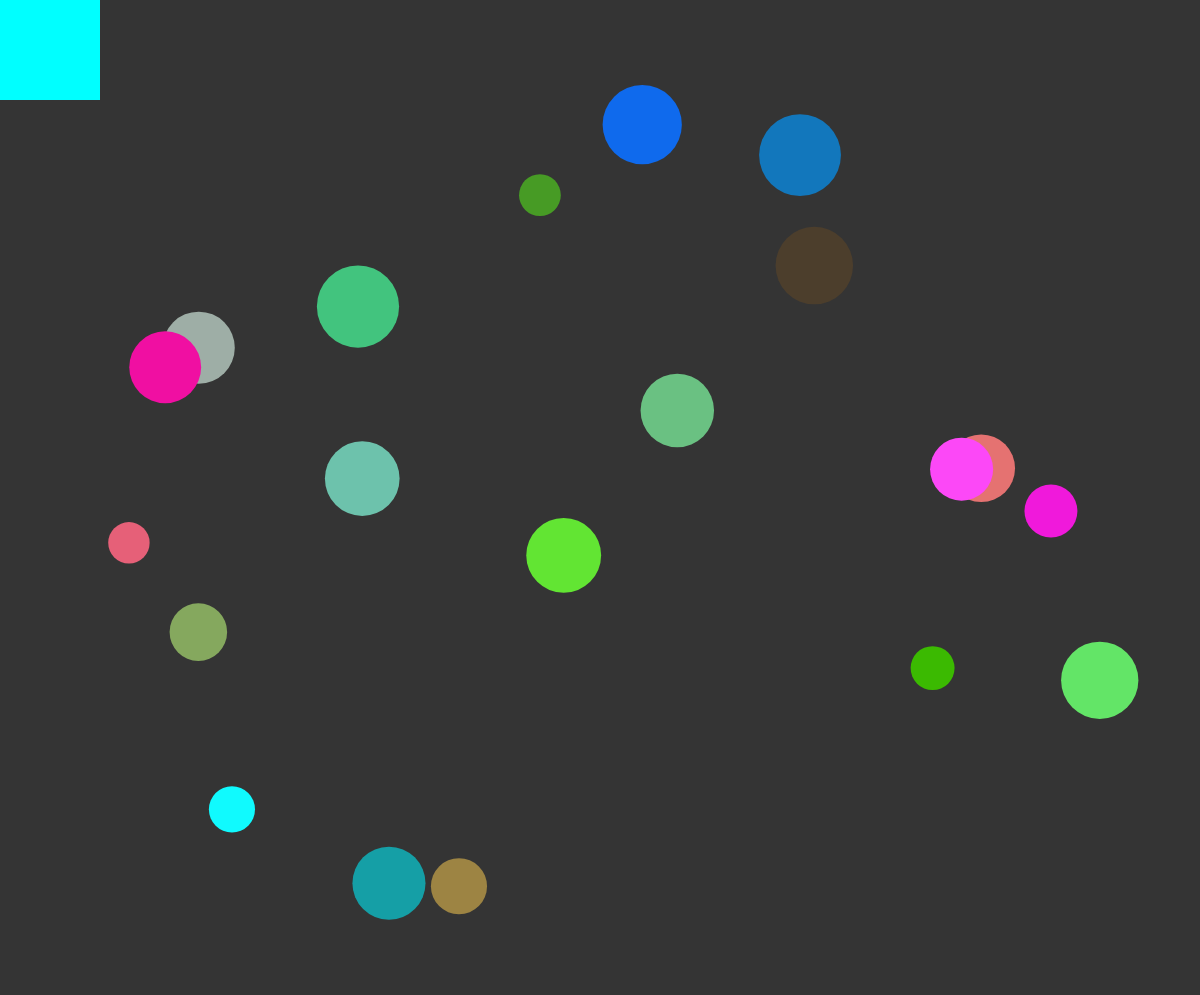
Frame 1 (no input)
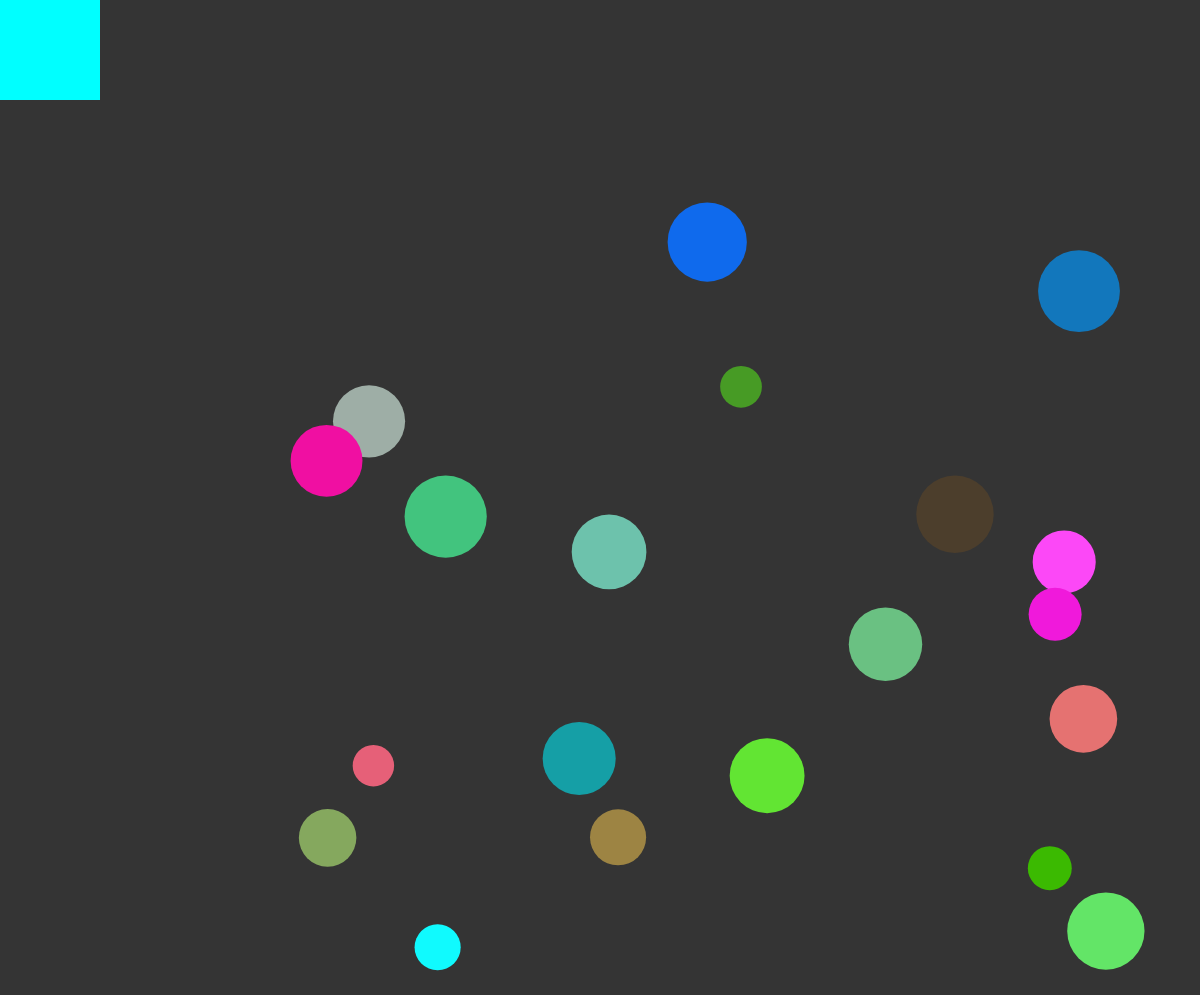
Frame 60 (no input)
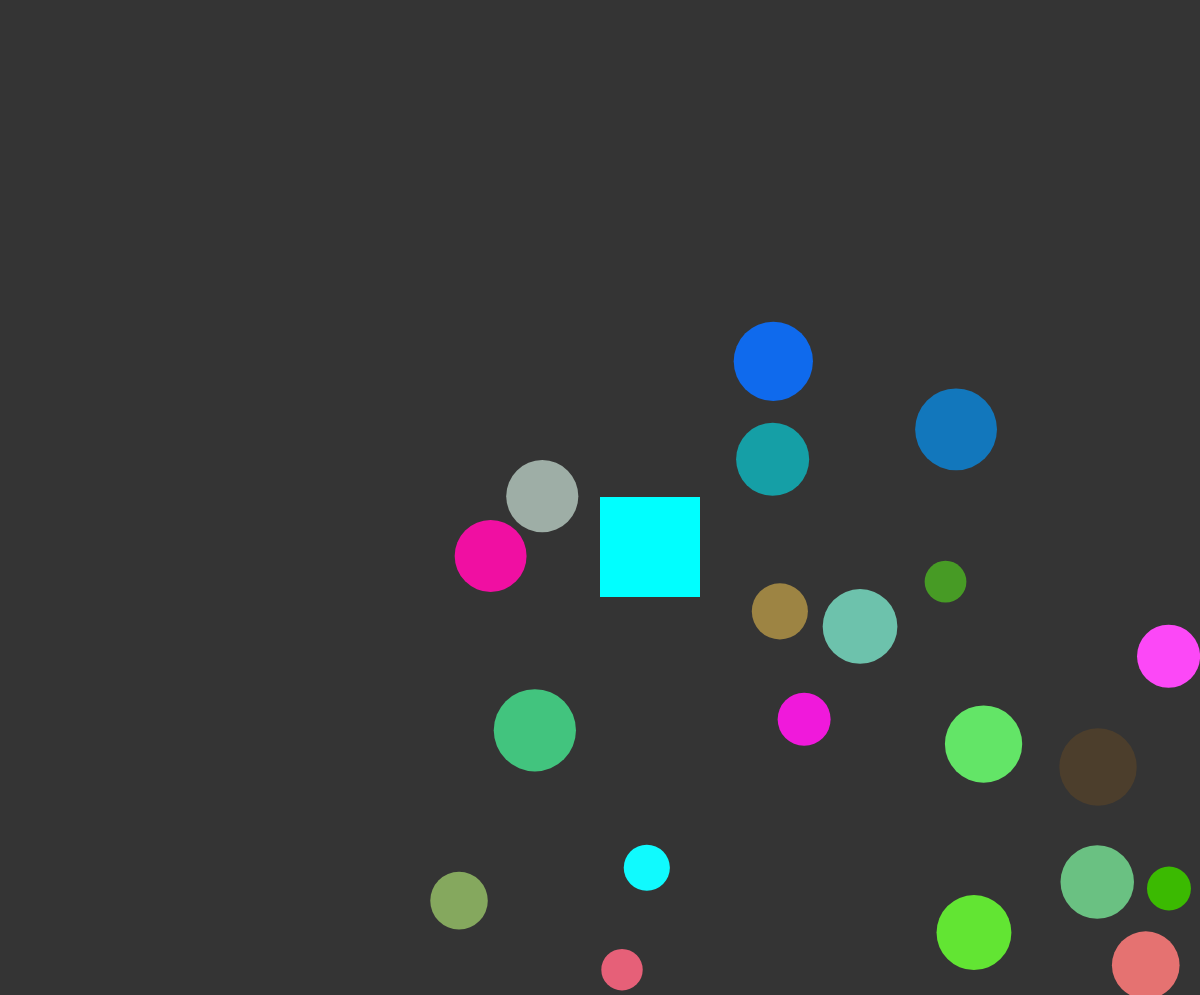
Frame 120 (the mouse pressed at the canvas centre since frame 60)

The p5.js sketch that drew these frames (run headless with seeded random() and noise() and a simulated clock; from frame 60 on, the mouse is pressed at the canvas centre):

// p5.js sketch
// ── sketch.js
var sqa = 100;

var balls = [];

class Ball{
    constructor(x, y, dia){
        this.x = x;
        this.y = y;
        this.dia = dia;
        this.xDir = random(1, 5);
        this.yDir = random(1, 5);
        this.r = random(0, 255);
        this.g = random(0, 255);
        this.b = random(0, 255);
    }

    move(){
        this.x+=this.xDir;
        this.y+=this.yDir;

        if(this.x < this.dia/2 || this.x > windowWidth - (this.dia/2)){
            this.xDir *= -1;
        }
        if(this.y < this.dia/2 || this.y > windowHeight - (this.dia/2)){
            this.yDir *= -1;
        }
    }

    display() {
        fill(this.r, this.g, this.b);
        noStroke();
        ellipse(this.x, this.y, this.dia, this.dia);

    }
}

function setup() {
    createCanvas(windowWidth, windowHeight-5);

    for(var i = 0; i < 20; i++){
        balls.push(new Ball(random(100, windowWidth-100), random(100, windowHeight-100), random(40, 90)))
    }
    
}

function draw() {
    background(52);
    
    fill(0, 255, 255);
    noStroke();
    rect(mouseX, mouseY, sqa, sqa);

    for(let ball of balls){
        ball.display();
        ball.move();
    }

}
